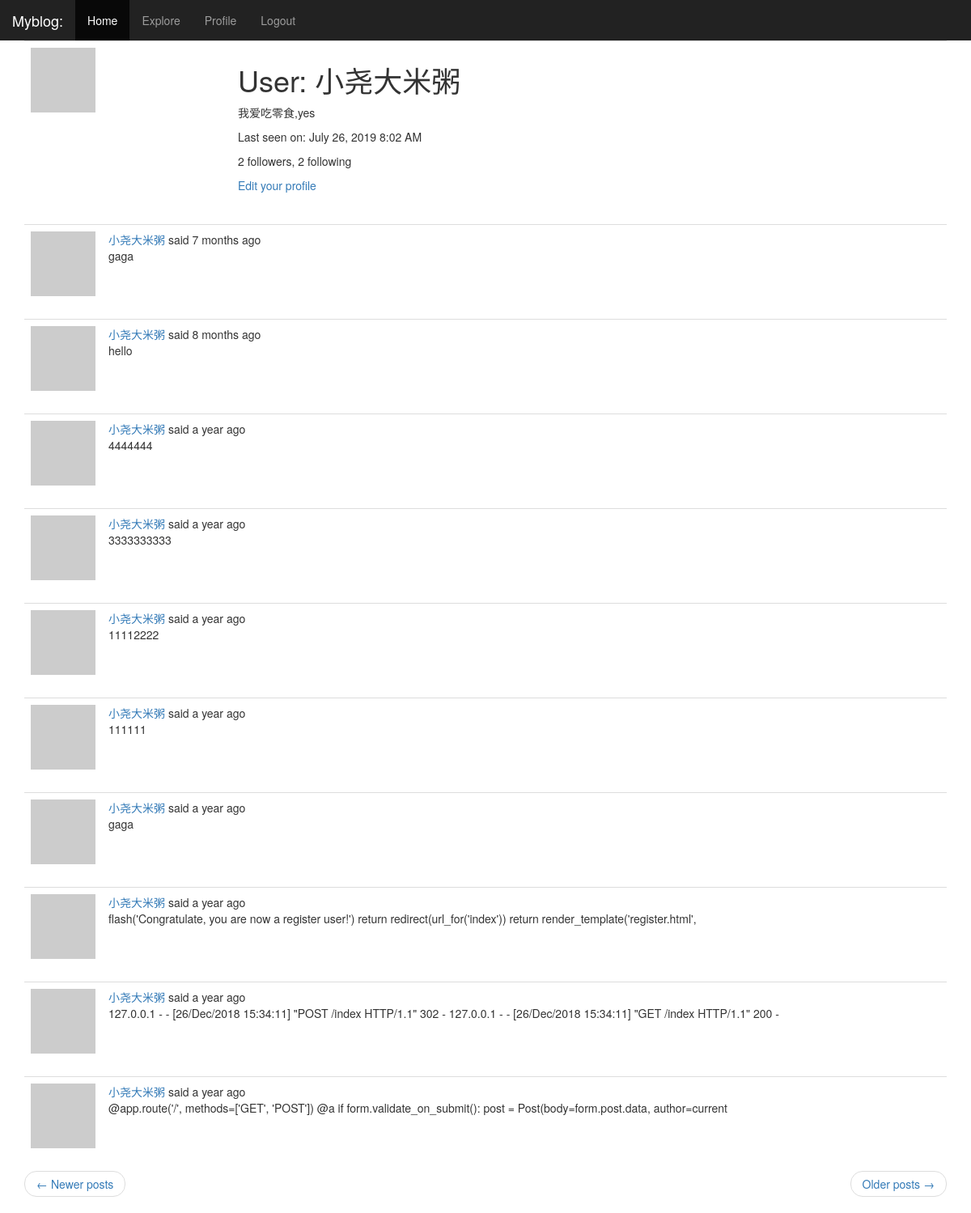
The page /user/小尧大米粥 (signed in) on the database its author committed.
### app/models.py (models this page shows, shortened)
class User(UserMixin, db.Model):
    __tablename__ = 'users'
    id = db.Column(db.Integer, primary_key=True)
    username = db.Column(db.String(64), index=True, unique=True)
    email = db.Column(db.String(120), index=True, unique=True)
    password_hash = db.Column(db.String(128))
    posts = db.relationship('Post', backref='author', lazy='dynamic')
    about_me = db.Column(db.String(140))
    last_seen = db.Column(db.DateTime, default=datetime.utcnow)
    followed = db.relationship(
        'User', secondary=followers,
        primaryjoin=(followers.c.follower_id == id),
        secondaryjoin=(followers.c.followed_id == id),
        backref=db.backref('followers', lazy='dynamic'), lazy='dynamic')
    def avatar(self, size):
        digest = md5(self.email.lower().encode('utf-8')).hexdigest()
        return 'https://www.gravatar.com/avatar/{}?d=identicon&s={}'.format(digest, size)

class Post(db.Model):
    __tablename__ = 'posts'
    id = db.Column(db.Integer, primary_key=True)
    body = db.Column(db.String(48))
    timestamp = db.Column(db.DateTime, index=True, default=datetime.utcnow)
    user_id = db.Column(db.Integer, db.ForeignKey('users.id'))
    language = db.Column(db.String(5))

### app/routes.py (the view)
@app.route('/user/<username>')
@login_required
def user(username):
    user = User.query.filter_by(username=username).first_or_404()
    page = request.args.get('page', 1, type=int)
    posts = user.posts.order_by(Post.timestamp.desc()).paginate(
        page, app.config['POSTS_PER_PAGE'], False)
    next_url = url_for('user', username=user.username,
                       page=posts.next_num if posts.has_next else None)
    prev_url = url_for('user', username=user.username,
                       page=posts.prev_num if posts.has_prev else None)
    return render_template('user.html', user=user, posts=posts.items,
                           next_url=next_url, prev_url=prev_url)

### app/models.py (called while the page is built)
@login.user_loader
def load_user(id):
    return User.query.get(int(id))

### app/routes.py (called while the page is built)
@app.before_request
def before_request():
    if current_user.is_authenticated:
        current_user.last_seen = datetime.utcnow()
        db.session.commit()
    g.locale = str(get_locale())

### app/templates/user.html
{% extends "base.html" %}
{% block app_content %}
<table class="table table-hover">
    <tr>
        <td width="256px"><img src="{{ user.avatar(256) }}"></td>
        <td>
            <h1>{{ _('User') }}: {{ user.username }}</h1>
            {% if user.about_me %}<p>{{ user.about_me }}</p>{% endif %}
            {% if user.last_seen %}
            <p>{{ _('Last seen on') }}: {{ moment(user.last_seen).format('LLL') }}</p>
            {% endif %}
            <p>{{ _('%(count)d followers', count=user.followers.count()) }}, {{ _('%(count)d following',
                count=user.followed.count()) }}</p>
            {% if user == current_user %}
            <p><a href="{{ url_for('edit_profile') }}">{{ _('Edit your profile') }}</a></p>
            {% elif not current_user.is_following(user) %}
            <p><a href="{{ url_for('follow', username=user.username) }}">{{ _('Follow') }}</a></p>
            {% else %}
            <p><a href="{{ url_for('unfollow', username=user.username) }}">{{ _('Unfollow') }}</a></p>
            {% endif %}
        </td>
    </tr>
</table>
{% for post in posts %}
{% include '_post.html' %}
{% endfor %}
<nav aria-label="...">
    <ul class="pager">
        <li class="previous{% if not prev_url %} disabled{% endif %}">
            <a href="{{ prev_url or '#' }}">
                <span aria-hidden="true">&larr;</span> {{ _('Newer posts') }}
            </a>
        </li>
        <li class="next{% if not next_url %} disabled{% endif %}">
            <a href="{{ next_url or '#' }}">
                {{ _('Older posts') }} <span aria-hidden="true">&rarr;</span>
            </a>
        </li>
    </ul>
</nav>
{% endblock %}

### app/templates/_post.html (shortened to what this page needs)
<table class="table table-hover">
    <tr>
        <td width="70px">
            <a href="{{ url_for('user', username=post.author.username) }}">
                <img src="{{ post.author.avatar(70) }}"/>
            </a>
        </td>
        <td>
            {{ _('%(username)s said %(when)s',
            username=user_link, when=moment(post.timestamp).fromNow()) }}
            <br>
            <span id="post{{ post.id }}">{{ post.body }}</span>
        </td>
    </tr>
</table>

### rows shown on the page
User: username "小尧大米粥", about_me "我爱吃零食,yes", last_seen "July 26, 2019 8:02 AM"
Post: body "gaga"
Post: body "hello"
Post: body "4444444"
Post: body "3333333333"
Post: body "11112222"
Post: body "111111"
Post: body "gaga"
Post: body "flash('Congratulate, you are now a register user!') return redirect(url_for('index')) return render_template('register.html',"
Post: body "127.0.0.1 - - [26/Dec/2018 15:34:11] \"POST /index HTTP/1.1\" 302 - 127.0.0.1 - - [26/Dec/2018 15:34:11] \"GET /index HTTP/1.1\" 200 -"
Post: body "@app.route('/', methods=['GET', 'POST']) @a if form.validate_on_submit(): post = Post(body=form.post.data, author=current"
